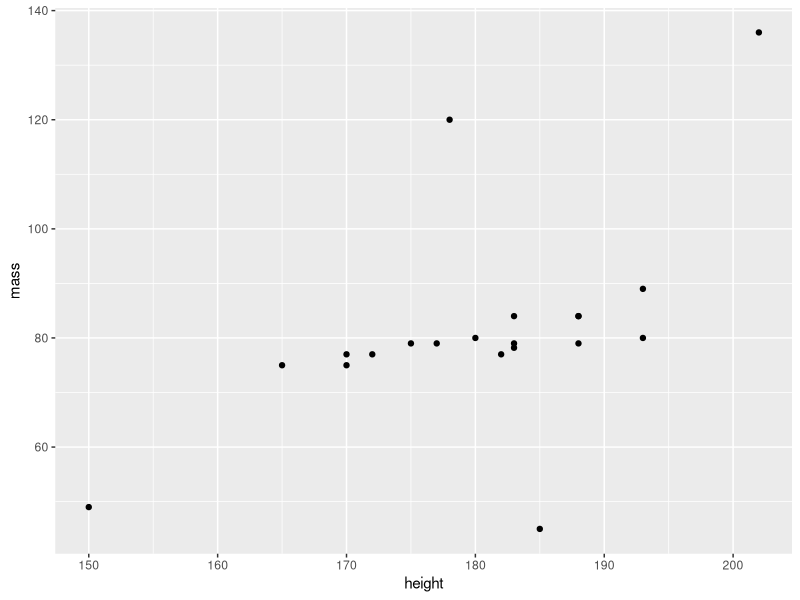
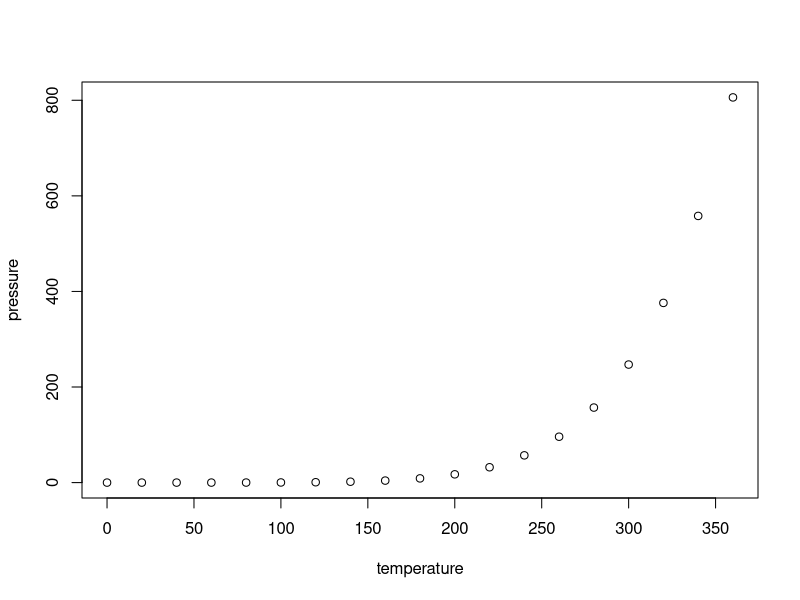

The R source for these figures, in order:
## ---- chunk 1
knitr::opts_chunk$set(echo = TRUE)
## ---- chunk 2

library(tidyverse)

starwars %>%
  filter(species == "Human") %>%
ggplot() +
  aes(x = height, y = mass) +
  geom_point()
## ---- chunk 3
starwars %>%
  filter(species == "Human") %>%
  select(name, height, mass, homeworld) %>%
  knitr::kable(caption="A knitr kable table of starwars data")
## ---- chunk 4
summary(cars)
## ---- chunk 5
plot(pressure)
